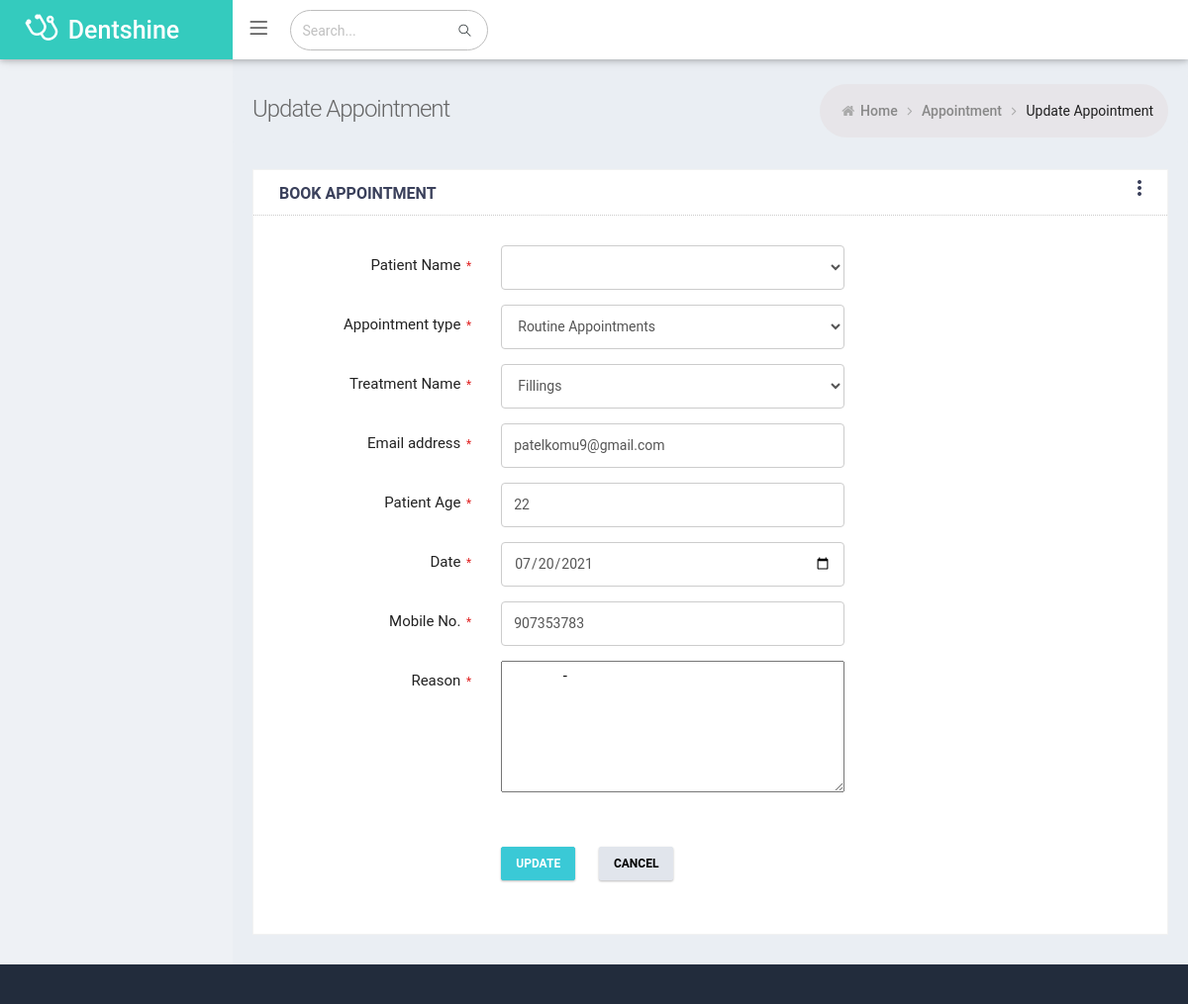
/Clinic_controller/editappointment/25, run on the app's committed database.
### tables this page shows
CREATE TABLE `appointmenttb` (
  `ap_id_pk` int(11) NOT NULL,
  `patient_name` varchar(255) NOT NULL,
  `ap_type` varchar(150) NOT NULL,
  `treatment_id_fk` int(11) NOT NULL,
  `email` varchar(255) NOT NULL,
  `age` int(11) NOT NULL,
  `date` date NOT NULL,
  `mobile_no` int(11) NOT NULL,
  `reason` varchar(100) NOT NULL,
  `is_read` tinyint(1) NOT NULL DEFAULT 1,
  `is_active` tinyint(1) NOT NULL DEFAULT 1
);

CREATE TABLE `treatmenttb` (
  `treatment_id_pk` int(11) NOT NULL,
  `treatment_name` varchar(255) NOT NULL,
  `doctor_id_fk` int(11) NOT NULL,
  `treatment_charges` varchar(250) NOT NULL,
  `description` varchar(1000) NOT NULL,
  `treatment_pic` varchar(300) NOT NULL,
  `is_active` tinyint(1) NOT NULL DEFAULT 1
);

### application/controllers/Clinic_controller.php (called while the page is built, shortened)
<?php
class Clinic_controller extends CI_Controller
{
    public function editappointment($id)
    {
        $data['treatment_data'] = $this->treatment_model->treatmentlist();
        $data['appointment_data'] = $this->appointment_model->appointmentdata($id);
        $this->load->view('admin/addappointment', $data);
    }
}

### index.php (called while the page is built, shortened)
<?php
require_once BASEPATH.'core/CodeIgniter.php';

### application/models/appointment_model.php (called while the page is built, shortened)
<?php
class appointment_model extends CI_model
{
	public function appointmentdata($id)
	{
	 $query=$this->db->get_where('appointmenttb',array('is_active'=>1,'ap_id_pk'=>$id));
		return $query->row_array();
	}
}
?>

### application/models/treatment_model.php (called while the page is built, shortened)
<?php
class treatment_model extends CI_model
{
	public function treatmentlist()
	{
		$this->db->select('t.*,d.doctor_name');
		$this->db->from('treatmenttb t');
		$this->db->where('t.is_active',1);
		$this->db->join('doctortb d','d.doctor_id_pk=t.doctor_id_fk');
		$query=$this->db->get();
	     return $query->result_array();
    }
}
?>

### application/views/admin/addappointment.php (the view, shortened to what this page needs)
<?php include 'includes/header.php';?>
 	<div class="page-content-wrapper">
				<div class="page-content">
					<div class="page-bar">
						<div class="page-title-breadcrumb">
							<div class=" pull-left">
								<div class="page-title"><?php echo (isset($appointment_data))?"Update":"Add";?> Appointment</div>
							</div>
							<ol class="breadcrumb page-breadcrumb pull-right">
								<li><i class="fa fa-home"></i>&nbsp;<a class="parent-item"
										href="<?php echo base_url();?>">Home</a>&nbsp;<i class="fa fa-angle-right"></i>
								</li>
								<li><a class="parent-item" href="#">Appointment</a>&nbsp;<i
										class="fa fa-angle-right"></i>
								</li>
								<li class="active"><?php echo (isset($appointment_data))?"Update":"Add";?> Appointment</li>
							</ol>
						</div>
					</div>
					<div class="row">
						<div class="col-md-12 col-sm-12">
							<div class="card card-box">
								<div class="card-head">
									<header>Book Appointment</header>
									<button id="panel-button"
										class="mdl-button mdl-js-button mdl-button--icon pull-right"
										data-upgraded=",MaterialButton">
										<i class="material-icons">more_vert</i>
									</button>
								</div>
								<div class="card-body" id="bar-parent">
                                    <?php if(!isset($appointment_data)) { ?>
									<form method="post"action="<?php echo base_url()?>Clinic_controller/insertappointment" id="form_sample_1" class="form-horizontal">
										<div class="form-body">
											<div class="form-group row">
												<label class="control-label col-md-3">Patient Name
													<span class="required"> * </span>
												</label>
												<div class="col-md-5">
													<select class="form-control input-height" name="patient_name">
														<option selected="" disabled="" value="">select</option>
															<?php foreach($patient_data as $patient) { ?>
																<option value="<?php echo $patient['patient_id_pk'];?>">
																	<?php echo $patient['patient_name'];?>
																</option>
															<?php } ?>
													</select>
												</div>
											</div>
											<div class="form-group row">
												<label class="control-label col-md-3">Appointment type
													<span class="required"> * </span>
												</label>
												<div class="col-md-5">
													<select class="form-control input-height" name="ap_type" required>
														<option value="">Select...</option>
														<option value="Routine Appointments">Routine Appointments </option>
														<option value="Minor Pain">Minor Pain</option>
														<option value="Emergency">Emergency</option>
													</select>
												</div>
											</div>
											 <div class="form-group row">
                                                <label class="control-label col-md-3">Treatment
                                                    <span class="required"> * </span>
                                                </label>
                                                <div class="col-md-5">
                                                    <select class="form-control input-height" name="treatment_name" required>
                                                        <option  selected="" disable="" value="">select</option>
                                                        <?php foreach($treatment_data as $treatment)
                                                         { ?>
                                                         <option value="<?php echo $treatment['treatment_id_pk'];?>">
                                                            <?php echo $treatment['treatment_name'];?>
                                                        </option>
                                                         <?php } ?>
                                                    </select>
                                                </div>
                                            </div>
                                            <div class="form-group row">
												<label class="control-label col-md-3">Email Address
													<span class="required"> * </span>
												</label>
												<div class="col-md-5">
													<input type="text" name="email" data-required="1"
														placeholder="enter email address"
														class="form-control input-height" />
												</div>
											</div>
											<div class="form-group row">
												<label class="control-label col-md-3">Age
													<span class="required"> * </span>
												</label>
												<div class="col-md-5">
													<input type="text" name="age" data-required="1"
														placeholder="enter age"
														class="form-control input-height" />
												</div>
											</div>
											<div class="form-group row">
												<label class="control-label col-md-3">Date
													<span class="required"> * </span>
												</label>
												<div class="col-md-5">
													<input type="Date" name="date" data-required="1"
														placeholder="enter date name"
														class="form-control input-height" />
												</div>
											</div>
												<div class="form-group row">
												<label class="control-label col-md-3">Mobile No.
													<span class="required"> * </span>
												</label>
												<div class="col-md-5">
													<input name="mobile_no" type="text" placeholder="mobile no"
														class="form-control input-height" /> </div>
											</div>
											<div class="form-group row">
												<label class="control-label col-md-3">Reason
													<span class="required"> * </span>
												</label>
												<div class="col-md-5">
													<textarea name="reason" placeholder="Reason"
														class="form-control-textarea" rows="5"></textarea>
												</div>
											</div>
										</div>
										<div class="form-actions">
											<div class="row">
												<div class="offset-md-3 col-md-9">
													<button type="submit" class="btn btn-info m-r-20">Submit</button>
													<button type="reset" class="btn btn-default">Cancel</button>
												</div>
											</div>
										</div>
									</form>
								<?php } else { ?>
									<form method="post"action="<?php echo base_url()?>Clinic_controller/updateappointment" id="form_sample_1" class="form-horizontal">
										<div class="form-body">
											<div class="form-group row">
												<label class="control-label col-md-3">Patient Name
													<span class="required"> * </span>
												</label>
												<div class="col-md-5">
											<select class="form-control input-height" name="patient_name">
												</select>
												</div>
											</div>
											<div class="form-group row">
												<label class="control-label col-md-3">Appointment type
													<span class="required"> * </span>
												</label>
												<div class="col-md-5">
													<select class="form-control input-height" name="ap_type" required>
														<option value="Routine Appointments"<?php if($appointment_data['ap_type']=="Routine Appointment"){echo 'selected';}?>>Routine Appointments </option>
													</select>
												</div>
											</div>
											  <div class="form-group row">
                                                <label class="control-label col-md-3">Treatment Name
                                                    <span class="required"> * </span>
                                                </label>
                                                <div class="col-md-5">
                                                 <select class="form-control input-height" name="treatment_name" required>
                                                      <?php foreach($treatment_data as $treatment)
                                                {
                                                ?>
                                            <option value="<?php echo $treatment['treatment_id_pk'];?>" <?php if($treatment['treatment_id_pk']==$appointment_data['treatment_id_fk']) echo 'selected';?>>
                                                    <?php echo $treatment['treatment_name'];?>
                                                    </option>
                                                    <?php
                                                }
                                                ?>
                                                    </select>
                                                </div>
                                            </div>
                                               <div class="form-group row">
												<label class="control-label col-md-3">Email address
													<span class="required"> * </span>
												</label>
												<div class="col-md-5">
													<input type="text" name="email" data-required="1"
														placeholder="enter email address" value="<?php echo $appointment_data['email'];?>" class="form-control input-height" />
												</div>
											</div>
											<div class="form-group row">
												<label class="control-label col-md-3">Patient Age
													<span class="required"> * </span>
												</label>
												<div class="col-md-5">
													<input type="text" name="age" data-required="1" value="<?php echo $appointment_data['age']?>"
														placeholder="enter age"
														class="form-control input-height" />
												</div>
											</div>
											<div class="form-group row">
												<label class="control-label col-md-3">Date
													<span class="required"> * </span>
												</label>
												<div class="col-md-5">
													<input type="Date" name="date" data-required="1" value="<?php echo $appointment_data['date'];?>"
														placeholder="enter date name"
														class="form-control input-height" />
												</div>
											</div>
												<div class="form-group row">
												<label class="control-label col-md-3">Mobile No.
													<span class="required"> * </span>
												</label>
												<div class="col-md-5">
													<input name="mobile_no" type="text" placeholder="mobile no"
														class="form-control input-height" value="<?php echo $appointment_data['mobile_no'];?>"> </div>
											</div>
											<div class="form-group row">
												<label class="control-label col-md-3">Reason
													<span class="required"> * </span>
												</label>
												<div class="col-md-5">
													<textarea name="reason" placeholder="Reason"
														class="form-control-textarea" rows="5"><?php echo $appointment_data['reason'];?></textarea>
												</div>
											</div>
										</div>
										<div class="form-actions">
											<div class="row">
												<div class="offset-md-3 col-md-9">
													<button type="submit" class="btn btn-info m-r-20">Update</button>
													<button type="Cancel" class="btn btn-default">Cancel</button>
												</div>
											</div>
										</div>
									</div>
									<?php } ?>
								</div>
							</div>
						</div>
					</div>
				</div>
			</div>
<?php include 'includes/footer.php';?>

### admin_content/css/material_style.css (style rules this page uses)
.mdl-js-button { right: 10px; }

### admin_content/css/style.css (style rules this page uses)
* { -webkit-box-sizing: border-box; -moz-box-sizing: border-box; box-sizing: border-box; }
.form-group { margin-bottom: 15px; }
.fa { display: inline-block; font: normal normal normal 14px/1 FontAwesome; font-size: inherit; -webkit-font-smoothing: antialiased; -moz-osx-font-smoothing: grayscale; transform: translate(0, 0); }

### admin_content/css/responsive.css (style rules this page uses)
@media only screen and (min-width:768px) { .form-horizontal .control-label { padding-top: 7px; margin-bottom: 0; text-align: right; } }
@media (min-width:992px) { .page-content-wrapper { float: left; width: 100% } }
@media (min-width:992px) { .page-content-wrapper .page-content { margin-left: 235px; margin-top: 0; min-height: 600px; padding: 25px 20px 10px } }

### admin_content/css/theme-color.css (style rules this page uses)
:root { --sidebar-color: #ffffff; --sidebar-font-color: #4680ff; --logo-color: #222c3c; --header-color: #6673FC; }

### data on the page
appointmenttb: treatment_name "Fillings", email "patelkomu9@gmail.com", age "22", date "07/20/2021", mobile_no "907353783", reason "-"
